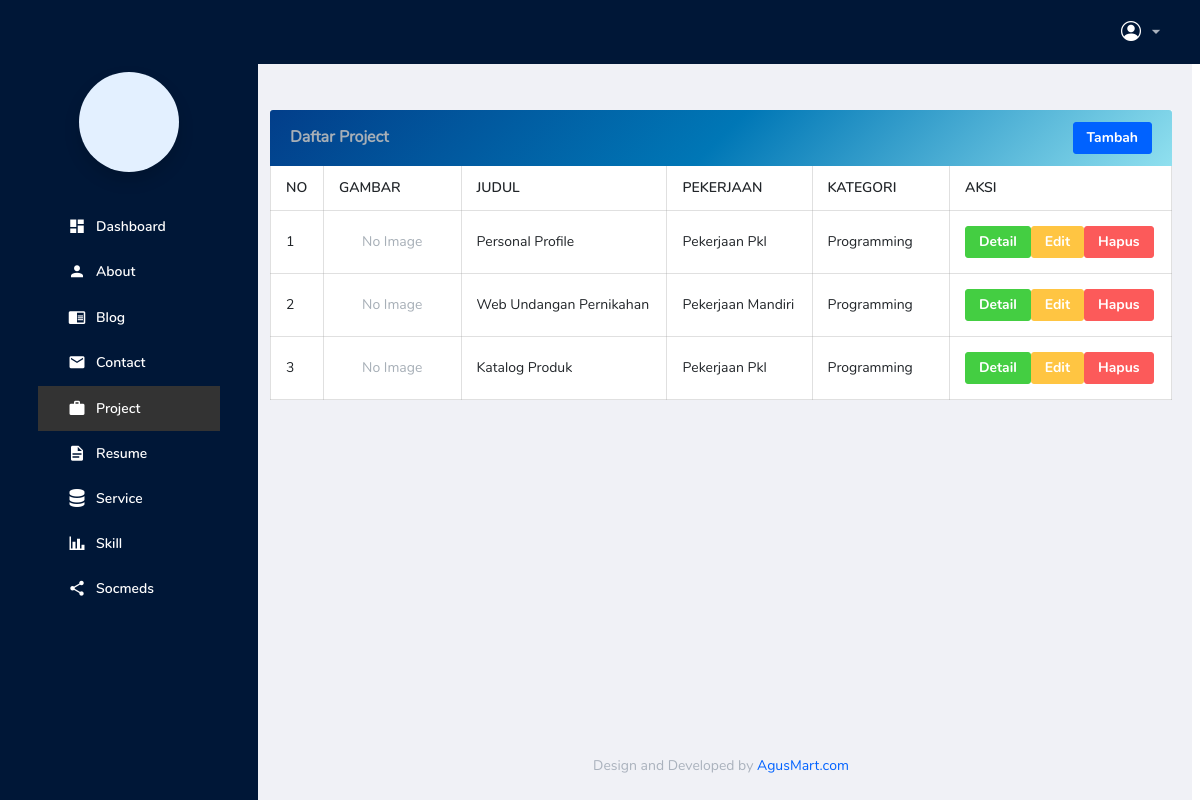
Screenshot of /backend/pages/project/index.php with the database file from the repository.
### tables this page shows
CREATE TABLE `projects` (
  `id` bigint NOT NULL,
  `image` varchar(255) NOT NULL,
  `title` varchar(255) NOT NULL,
  `job` varchar(255) NOT NULL,
  `category` varchar(255) NOT NULL,
  `description` text NOT NULL
);

### backend/pages/project/index.php (the view, shortened to what this page needs)
<?php
include '../../partials/header.php';
include '../../partials/navbar.php';
$qProjects = "SELECT * FROM projects";
$result = mysqli_query($connect, $qProjects) or die(mysqli_error($connect));
?>
<body>
  <div class="container-scroller">
    <?php include '../../partials/navbar.php'; ?>
    <div class="container-fluid page-body-wrapper">
      <?php include '../../partials/sidebar.php'; ?>
      <div class="main-panel">
        <div class="content-wrapper" style="padding-left: 20px; padding-right: 20px;">
          <div class="row">
            <div class="col-12">
              <div class="card">
                <div class="card-header d-flex align-items-center justify-content-between" style="background: linear-gradient(135deg, #023e8a, #0077b6, #90e0ef); border: none;">
                    <h5 class="mb-0">Daftar Project</h5>
                    <a href="./create.php" class="btn btn-primary btn-sm">Tambah</a>
                </div>
                <div class="card-body p-0">
                    <div class="table-responsive">
                        <table class="table table-bordered">
                            <thead>
                                <tr class="text-uppercase">
                                    <th width="5%">No</th>
                                    <th width="15%">Gambar</th>
                                    <th width="15%">Judul</th>
                                    <th width="15%">Pekerjaan</th>
                                    <th width="15%">Kategori</th>
                                    <th width="15%">Aksi</th>
                                </tr>
                            </thead>
                            <tbody>
                                <?php
                                $no = 1;
                                while ($item = $result->fetch_object()):
                                ?>
                                    <tr class="text-capitalize">
                                        <td ><?= $no ?></td>
                                        <td class="text-center">
                                            <?php
                                            $imagePath = __DIR__ . '/../../../storages/projects/' . $item->image;
                                            if (!empty($item->image) && file_exists($imagePath)):
                                            ?>
                                                <img src="../../../storages/projects/<?= htmlspecialchars($item->image) ?>"
                                                    alt="<?= htmlspecialchars($item->title) ?>"
                                                    style="width: 100px; height: 100px; object-fit: cover;">
                                            <?php else: ?>
                                                <span class="text-muted">No Image</span>
                                            <?php endif; ?>
                                        </td>
                                        <td><?= htmlspecialchars($item->title ?? '(tidak ada)') ?></td>
                                        <td><?= htmlspecialchars($item->job ?? '(tidak ada)') ?></td>
                                        <td><?= htmlspecialchars($item->category ?? '(tidak ada)') ?></td>
                                        <td>
                                            <div class="d-flex gap-1">
                                                <a href="./detail.php?id=<?= $item->id ?>" class="btn btn-sm btn-success">Detail</a>
                                                <a href="./edit.php?id=<?= $item->id ?>" class="btn btn-sm btn-warning">Edit</a>
                                                <a href="../../actions/project/destroy.php?id=<?= $item->id ?>"
                                                   class="btn btn-sm btn-danger"
                                                   onclick="return confirm('Apakah anda yakin?')">Hapus</a>
                                            </div>
                                        </td>
                                    </tr>
                                <?php
                                    $no++;
                                endwhile;
                                ?>
                            </tbody>
                        </table>
                    </div>
                </div>
              </div>
            </div>
          </div>
        </div>
        <?php include '../../partials/footer.php'; ?>
      </div>
    </div>
  </div>
</body>

### backend/partials/header.php (style rules this page uses)
.page-body-wrapper { display: flex; }
.main-panel { margin-left: 250px; width: calc(100% - 250px); }

### rows the page displays
projects: image "No Image", title "Personal Profile", job "Pekerjaan Pkl", category "Programming"
projects: image "No Image", title "Web Undangan Pernikahan", job "Pekerjaan Mandiri", category "Programming"
projects: image "No Image", title "Katalog Produk", job "Pekerjaan Pkl", category "Programming"
